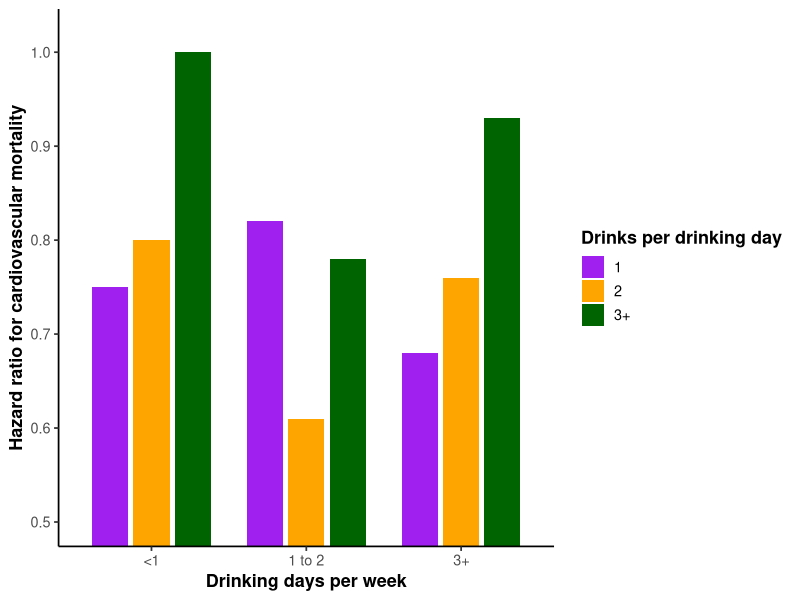
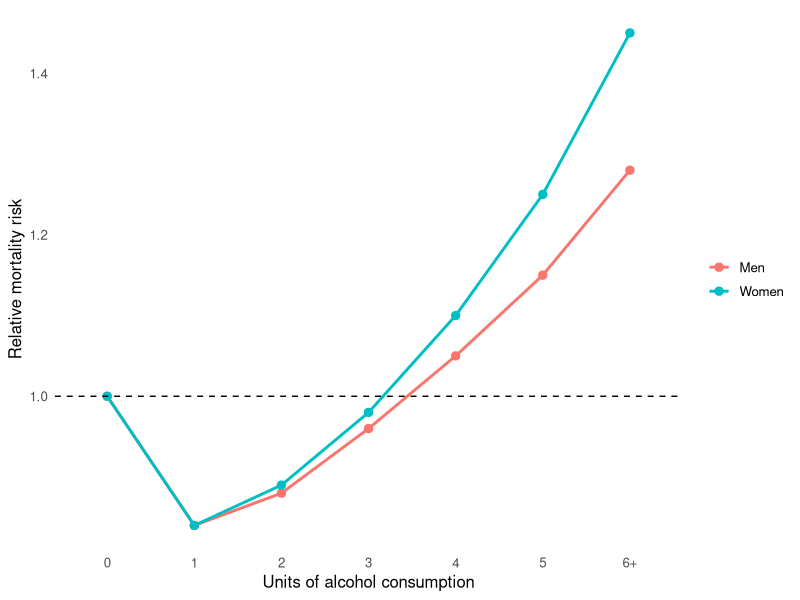
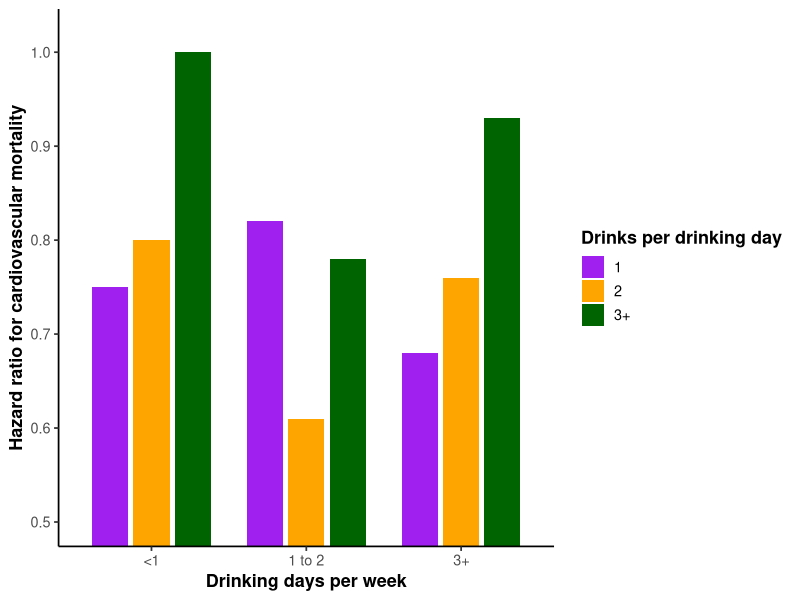

Here is the R script that generated these plots, in order:
library(ggplot2)

### Create Exhibit 1

# Generate synthetic data on relative mortality risk by alcohol intake category
df <- data.frame(
  alcohol = factor(
    rep(c("0", "1", "2", "3", "4", "5", "6+"), 2),
    levels = c("0", "1", "2", "3", "4", "5", "6+")
  ),
  risk = c(
    # Men
    1.00, 0.84, 0.88, 0.96, 1.05, 1.15, 1.28,
    # Women
    1.00, 0.84, 0.89, 0.98, 1.10, 1.25, 1.45
  ),
  sex = factor(
    rep(c("Men", "Women"), each = 7),
    levels = c("Men", "Women")
  )
)

p <- ggplot(
  df,
  aes(x = alcohol, y = risk, group = sex, colour = sex)
) +
  geom_line(linewidth = 1) +
  geom_point(size = 2.5) +
  geom_hline(
    yintercept = 1,
    linetype = "dashed",
    linewidth = 0.5
  ) +
  labs(
    x = "Units of alcohol consumption",
    y = "Relative mortality risk",
    colour = NULL
  ) +
  theme_minimal(base_size = 12) +
  theme(
    panel.grid = element_blank()
  )

ggsave(
  filename = "exhibit1.png",
  plot = p,
  width = 7,
  height = 4.5,
  units = "in",
  dpi = 300
)


### Exhibit 2

df <- data.frame(
  drinking_days = rep(c("<1", "1 to 2", "3+"), each = 3),
  drinks_per_day = rep(c("1", "2", "3+"), times = 3),
  
  # Fictitional data
  hr = c(
    0.75, 0.80, 1.00,  # <1 drinking day/week
    0.82, 0.61, 0.78,  # 1-2 drinking days/week
    0.68, 0.76, 0.93   # 3+ drinking days/week
  )
)

df$drinking_days <- factor(
  df$drinking_days,
  levels = c("<1", "1 to 2", "3+")
)

df$drinks_per_day <- factor(
  df$drinks_per_day,
  levels = c("1", "2", "3+")
)

p <- ggplot(
  df,
  aes(
    x = drinking_days,
    y = hr,
    fill = drinks_per_day
  )
) +
  geom_col(
    position = position_dodge(width = 0.8),
    width = 0.7
  ) +
  scale_y_continuous(
    breaks = seq(0.5, 1.0, 0.1)
  ) +
  scale_fill_manual(
    values = c(
      "1"  = "purple",
      "2"  = "orange",
      "3+" = "darkgreen"
    )
  ) +
  coord_cartesian(
    ylim = c(0.5, 1.02)
  ) +
  labs(
    x = "Drinking days per week",
    y = "Hazard ratio for cardiovascular mortality",
    fill = "Drinks per drinking day"
  ) +
  theme_classic(base_size = 13) +
  theme(
    legend.title = element_text(face = "bold"),
    axis.title = element_text(face = "bold"),
    panel.grid = element_blank()
  )

print(p)

ggsave(
  "exhibit2.png",
  plot = p,
  width = 7,
  height = 5,
  dpi = 300
)
